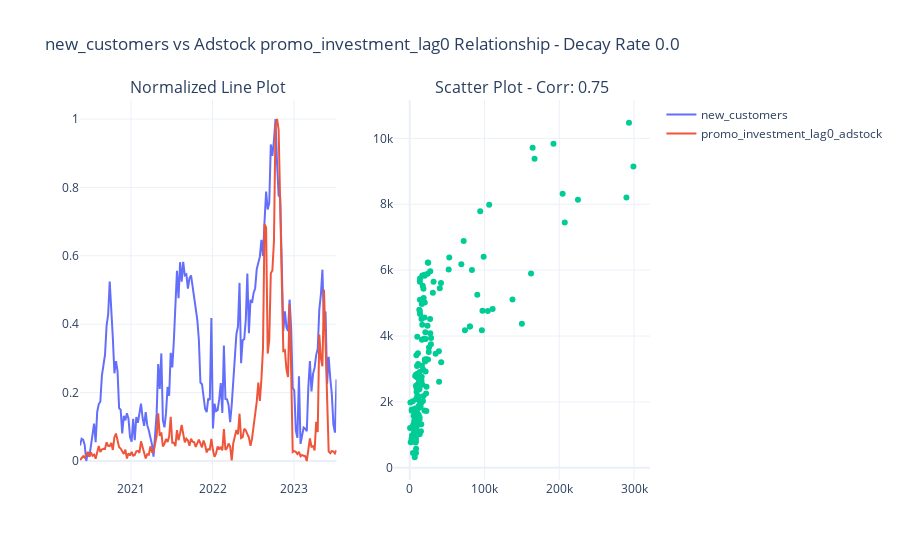

Source (notebook cell):
### Code cell
interactive_adstock_plot = interactive(plot_adstock_transformation,
                                        channel=lagged_channels_dropdown,
                                        decay_rate=decay_rate_widget
                                      )

display(interactive_adstock_plot)

### Figure 1 — Plotly figure (JSON) as saved in the notebook; plotly's stock layout.template omitted (floating-point values rounded to 4 significant figures; data arrays with more than 128 entries replaced by an {"elided": "..."} marker saying what was removed)
{"data": [{"mode": "lines", "name": "new_customers", "type": "scatter", "x": {"elided": "165 str values"}, "xaxis": "x", "y": {"elided": "165 float values"}, "yaxis": "y"}, {"mode": "lines", "name": "promo_investment_lag0_adstock", "type": "scatter", "x": {"elided": "165 str values"}, "xaxis": "x", "y": {"elided": "165 float values"}, "yaxis": "y"}, {"mode": "markers", "showlegend": false, "type": "scatter", "x": {"elided": "165 float values"}, "xaxis": "x2", "y": {"elided": "165 int values"}, "yaxis": "y2"}], "layout": {"annotations": [{"font": {"size": 16}, "showarrow": false, "text": "Normalized Line Plot", "x": 0.225, "xanchor": "center", "xref": "paper", "y": 1, "yanchor": "bottom", "yref": "paper"}, {"font": {"size": 16}, "showarrow": false, "text": "Scatter Plot - Corr: 0.75", "x": 0.775, "xanchor": "center", "xref": "paper", "y": 1, "yanchor": "bottom", "yref": "paper"}], "title": {"text": "new_customers vs Adstock promo_investment_lag0 Relationship - Decay Rate 0.0"}, "xaxis": {"anchor": "y", "domain": [0, 0.45]}, "xaxis2": {"anchor": "y2", "domain": [0.55, 1]}, "yaxis": {"anchor": "x", "domain": [0, 1]}, "yaxis2": {"anchor": "x2", "domain": [0, 1]}}}
